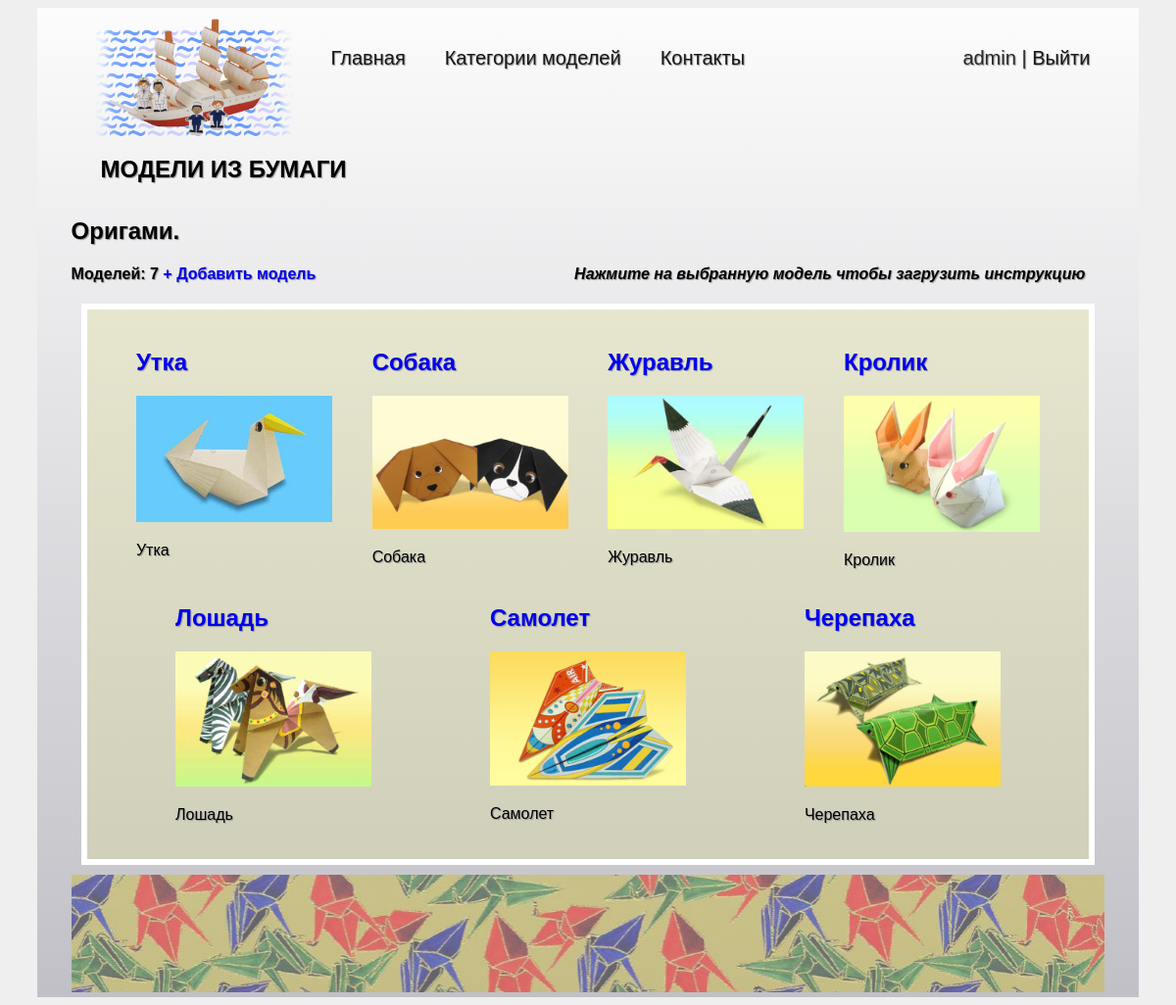
/projects/2/ (signed in), run on the app's committed database.
### papermodels/models.py (models this page shows, shortened)
class PaperModelsCategories(models.Model):
    title = models.CharField(max_length=50)
    description = models.TextField()
    image = models.ImageField(upload_to='papermodels/images')

class PaperModels(models.Model):
    title = models.CharField(max_length=255)
    description = models.CharField(max_length=255)
    image = models.ImageField(upload_to='papermodels/images')
    upload = models.FileField(upload_to='papermodels/uploads')
    category = models.ForeignKey(PaperModelsCategories, on_delete=models.CASCADE)
    created = models.DateTimeField(auto_now=True)

### papermodels/views.py (the view)
# urls.py: path('<int:model_id>/', project, name='project'),
def project(request, model_id):
    category_title = get_object_or_404(PaperModelsCategories, pk=model_id).title
    project = PaperModels.objects.filter(category_id=model_id)
    context = {"project": project,
               "id": model_id,
               "cat_title": category_title}
    return render(request, 'papermodels/project.html', context=context)

### papermodels/templates/papermodels/project.html
{% extends 'papermodels/base.html' %}
{% load static %}
{% block content %}
{% if id == 1 %}
<link rel="stylesheet" href="{% static 'css/style_prj1.css' %}">
{% elif id == 2 %}
<link rel="stylesheet" href="{% static 'css/style_prj2.css' %}">
{% elif id == 3 %}
<link rel="stylesheet" href="{% static 'css/style_prj3.css' %}">
{% endif %}
<h2 class="cat_title">{{ cat_title }}.<br></h2>
<h4>Моделей: {{ project.count }} <a class="add_model" href="{% url 'papermodels:upload'%}"> + Добавить модель</a>
    {% if request.user.is_authenticated %}
    <em class="last">Нажмите на выбранную модель чтобы загрузить инструкцию</em>
    {% else %}
    <em class="last">Необходимо зарегистрироваться и авторизоваться для загрузки моделей</em>
    {% endif %}
</h4>
<div class="models">
    {% for model in project %}
    <div class="elements">
        {% if request.user.is_authenticated %}
        <h2 class="top"><a href="{{ model.upload.url }}" target="_blank">{{ model.title }}</a></h2>
        <a href="{{ model.upload.url }}" target="_blank"><img class="model_img" src="{{ model.image.url }}"
                                                              alt="img"></a>
        {% else %}
        <h2 class="top"><a href="">{{ model.title }}</a></h2>
        <a href=""><img class="model_img" src="{{ model.image.url }}" alt="img"></a>
        {% endif %}
        <div class="blog_text"><p>{{ model.description | striptags | truncatechars:18 }}</p></div>
    </div>
    {% endfor %}
</div>
<div class="footer"></div>
{% endblock %}

### papermodels/templates/papermodels/base.html (shortened to what this page needs)
<!DOCTYPE html>
{% load static %}
<html lang="en">
<head>
    <link rel="stylesheet" href="{% static 'css/style.css' %}">
</head>
<body>
<div class="container">
<div class="menu">
    <div class="wrap">
        <ul class="menu">
            <li ><a href="{% url 'main' %}"><img class="logo" src="{% static 'papermodels/logo.png' %}" alt="logo"></a></li>
            <li class="text"><a href="{% url 'main' %}">Главная</a></li>
            <li class="text"><a href="{% url 'papermodels:projects' %}">Категории моделей</a></li>
            <li class="text"><a href="{% url 'contacts' %}">Контакты</a></li>
            {% if request.user.is_authenticated %}
            <li class="text last">{{ user.username }} | <a href="{% url 'papermodels:logout' %}">Выйти</a></li>
            {% else %}
            <li class="text last"><a href="{% url 'papermodels:register' %}">Регистрация</a> | <a href="{% url 'login' %}">Авторизация</a></li>
            {% endif %}
        </ul>
    </div>
</div>
<h1 class="title">МОДЕЛИ ИЗ БУМАГИ</h1>
<div class="content">
    <div class="wrap">
        {% block content %}
        {% endblock %}
    </div>
</div>
</div>
</body>
</html>

### papermodels/static/css/style.css (style rules this page uses)
body { background-color: rgb(239, 239, 239); text-shadow: 1px 1px 1px rgb(150, 150, 150); font-family: "Lucida Sans", "Lucida Sans Regular", "Lucida Grande", "Lucida Sans Unicode", Geneva, Verdana, sans-serif; }
.content { padding: 5px 35px; }
.menu .wrap { list-style: none; }
ul { list-style: none; }
ul.menu { margin: 0; padding: 0; color: #2a2a2a; font-size: 20px; overflow: hidden; }
ul.menu li { float: left; margin: 0 10px 0px 30px; padding-top: 5px; }
ul.menu li.last { float: right; padding-right: 40px; }
ul.menu li a { color: #171717; text-decoration: none; }
.logo { max-width: 200px; }
ul.menu img.logo { margin: 0px auto 2px 30px; padding-top: 0; }
ul.menu li.text { margin-top: 35px; }
.container { margin: 0 auto; max-width: 95%; min-height: 960px; background-image: linear-gradient(to bottom, rgba(255, 255, 255, 0.8), rgba(84, 84, 106, 0.3)); }
h1 { margin: 0px 40px; }
.title { font-size: x-large; font-weight: 800; padding: 10px 25px; }
.models { display: flex; background-color: rgb(225, 225, 225); border: 6px solid #fff; margin: 10px 10px; padding: 20px 30px; justify-content: space-around; flex-direction: row; flex-wrap: wrap; align-content: flex-start; }
.model_img { max-width: 200px; }
.footer { min-height: 120px; }
a { text-decoration: none; }
.last { float: right; margin-right: 20px; }

### papermodels/static/css/style_prj2.css (style rules this page uses)
.models { background-color: rgba(221, 221, 140, 0.3); }
.footer { background: url("../papermodels/backgr_2.jpg") 100% 0 repeat-x; opacity: 0.5; }

### data on the page
PaperModelsCategories: title "Оригами"
PaperModels: title "Утка", image (picture), description "Утка"
PaperModels: title "Собака", image (picture), description "Собака"
PaperModels: title "Журавль", image (picture), description "Журавль"
PaperModels: title "Кролик", image (picture), description "Кролик"
PaperModels: title "Лошадь", image (picture), description "Лошадь"
PaperModels: title "Самолет", image (picture), description "Самолет"
PaperModels: title "Черепаха", image (picture), description "Черепаха"

### other printed values
{{ user.username }} "admin"
{{ project.count }} "7"
